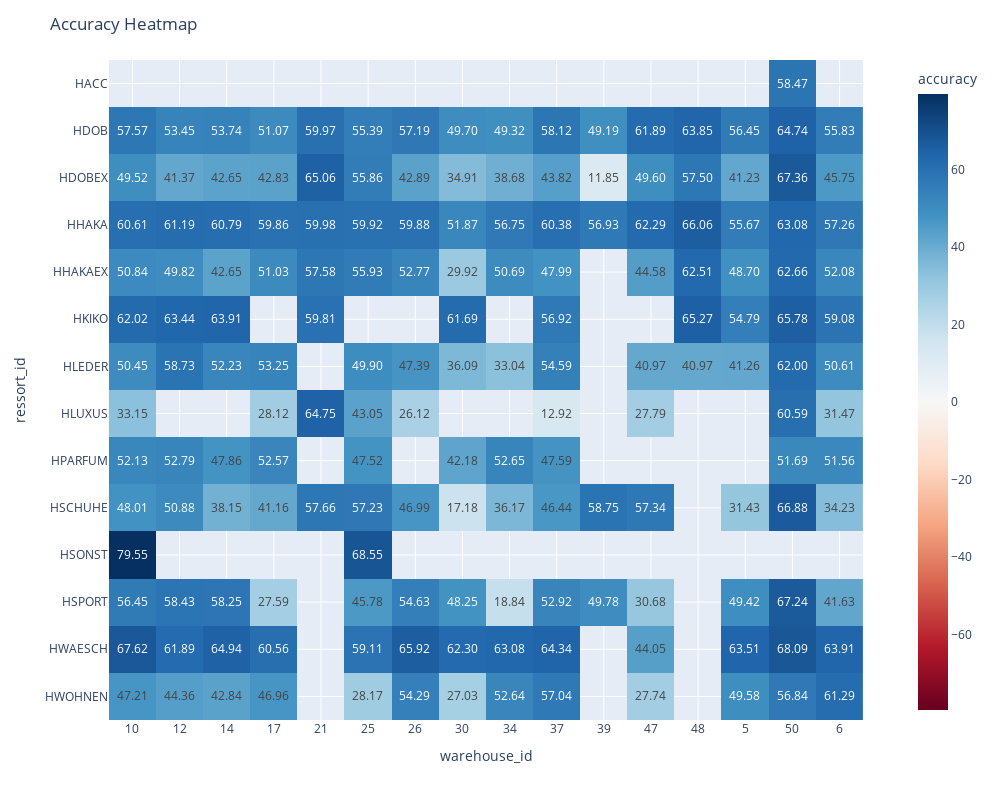

This figure's notebook cell:
### Code cell
filename = "ROS_results/o16a2.png" # None
accuracy_heatmap(results_df,X_test,accuracy_col=['ressort_id','warehouse_id'],file_name = filename)

### Figure 1 — Plotly figure (JSON) as saved in the notebook; plotly's stock layout.template omitted (floating-point values rounded to 4 significant figures; data arrays with more than 128 entries replaced by an {"elided": "..."} marker saying what was removed)
{"data": [{"coloraxis": "coloraxis", "hovertemplate": "warehouse_id: %{x}<br>ressort_id: %{y}<br>accuracy: %{z}<extra></extra>", "name": "0", "texttemplate": "%{z:.2f}", "type": "heatmap", "x": ["10", "12", "14", "17", "21", "25", "26", "30", "34", "37", "39", "47", "48", "5", "50", "6"], "xaxis": "x", "y": ["HACC", "HDOB", "HDOBEX", "HHAKA", "HHAKAEX", "HKIKO", "HLEDER", "HLUXUS", "HPARFUM", "HSCHUHE", "HSONST", "HSPORT", "HWAESCH", "HWOHNEN"], "yaxis": "y", "z": {"elided": "14x16 float values"}}], "layout": {"coloraxis": {"cmid": 0, "colorbar": {"title": {"text": "accuracy"}}, "colorscale": [[0, "rgb(103,0,31)"], [0.1, "rgb(178,24,43)"], [0.2, "rgb(214,96,77)"], [0.3, "rgb(244,165,130)"], [0.4, "rgb(253,219,199)"], [0.5, "rgb(247,247,247)"], [0.6, "rgb(209,229,240)"], [0.7, "rgb(146,197,222)"], [0.8, "rgb(67,147,195)"], [0.9, "rgb(33,102,172)"], [1, "rgb(5,48,97)"]]}, "height": 800, "margin": {"t": 60}, "title": {"text": "Accuracy Heatmap"}, "width": 1000, "xaxis": {"anchor": "y", "constrain": "domain", "domain": [0, 1], "scaleanchor": "y", "title": {"text": "warehouse_id"}}, "yaxis": {"anchor": "x", "autorange": "reversed", "constrain": "domain", "domain": [0, 1], "title": {"text": "ressort_id"}}}}
